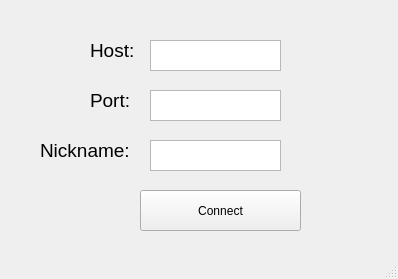
<?xml version="1.0" encoding="UTF-8"?>
<ui version="4.0">
 <class>Connect_Ui</class>
 <widget class="QMainWindow" name="Connect_Ui">
  <property name="geometry">
   <rect>
    <x>0</x>
    <y>0</y>
    <width>398</width>
    <height>279</height>
   </rect>
  </property>
  <property name="windowTitle">
   <string>Connect </string>
  </property>
  <widget class="QWidget" name="centralwidget">
   <widget class="QTextEdit" name="hostText">
    <property name="geometry">
     <rect>
      <x>150</x>
      <y>40</y>
      <width>131</width>
      <height>31</height>
     </rect>
    </property>
   </widget>
   <widget class="QLabel" name="label">
    <property name="geometry">
     <rect>
      <x>90</x>
      <y>40</y>
      <width>61</width>
      <height>21</height>
     </rect>
    </property>
    <property name="font">
     <font>
      <pointsize>14</pointsize>
     </font>
    </property>
    <property name="text">
     <string>Host:</string>
    </property>
   </widget>
   <widget class="QLabel" name="label_2">
    <property name="geometry">
     <rect>
      <x>90</x>
      <y>90</y>
      <width>61</width>
      <height>21</height>
     </rect>
    </property>
    <property name="font">
     <font>
      <pointsize>14</pointsize>
     </font>
    </property>
    <property name="text">
     <string>Port:</string>
    </property>
   </widget>
   <widget class="QTextEdit" name="portText">
    <property name="geometry">
     <rect>
      <x>150</x>
      <y>90</y>
      <width>131</width>
      <height>31</height>
     </rect>
    </property>
   </widget>
   <widget class="QLabel" name="label_3">
    <property name="geometry">
     <rect>
      <x>40</x>
      <y>140</y>
      <width>91</width>
      <height>21</height>
     </rect>
    </property>
    <property name="font">
     <font>
      <pointsize>14</pointsize>
     </font>
    </property>
    <property name="text">
     <string>Nickname:</string>
    </property>
   </widget>
   <widget class="QTextEdit" name="nicknameText">
    <property name="geometry">
     <rect>
      <x>150</x>
      <y>140</y>
      <width>131</width>
      <height>31</height>
     </rect>
    </property>
   </widget>
   <widget class="QPushButton" name="connectButton">
    <property name="geometry">
     <rect>
      <x>140</x>
      <y>190</y>
      <width>161</width>
      <height>41</height>
     </rect>
    </property>
    <property name="text">
     <string>Connect</string>
    </property>
   </widget>
  </widget>
  <widget class="QMenuBar" name="menubar">
   <property name="geometry">
    <rect>
     <x>0</x>
     <y>0</y>
     <width>398</width>
     <height>21</height>
    </rect>
   </property>
  </widget>
  <widget class="QStatusBar" name="statusbar"/>
 </widget>
 <resources/>
 <connections/>
</ui>
